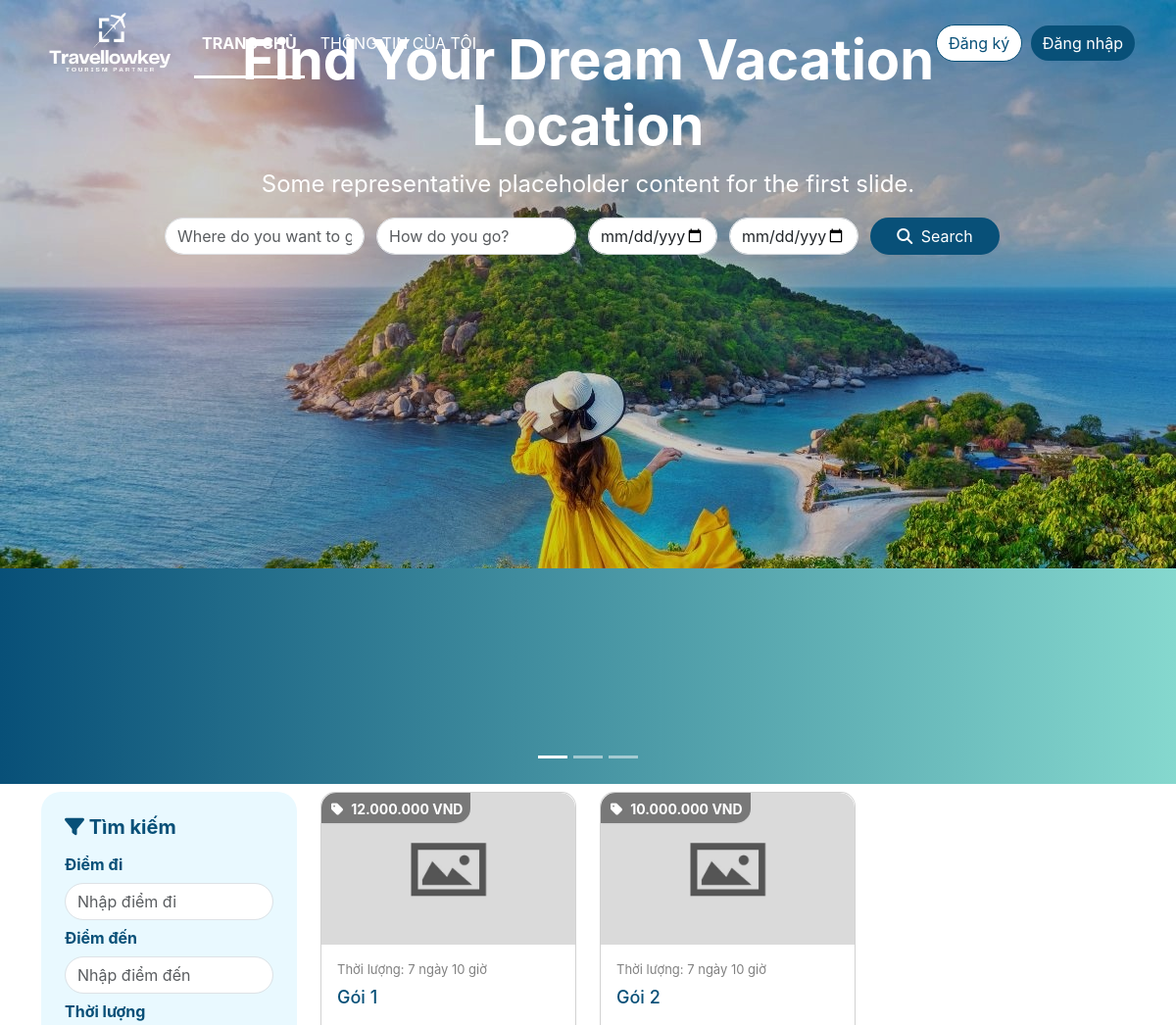
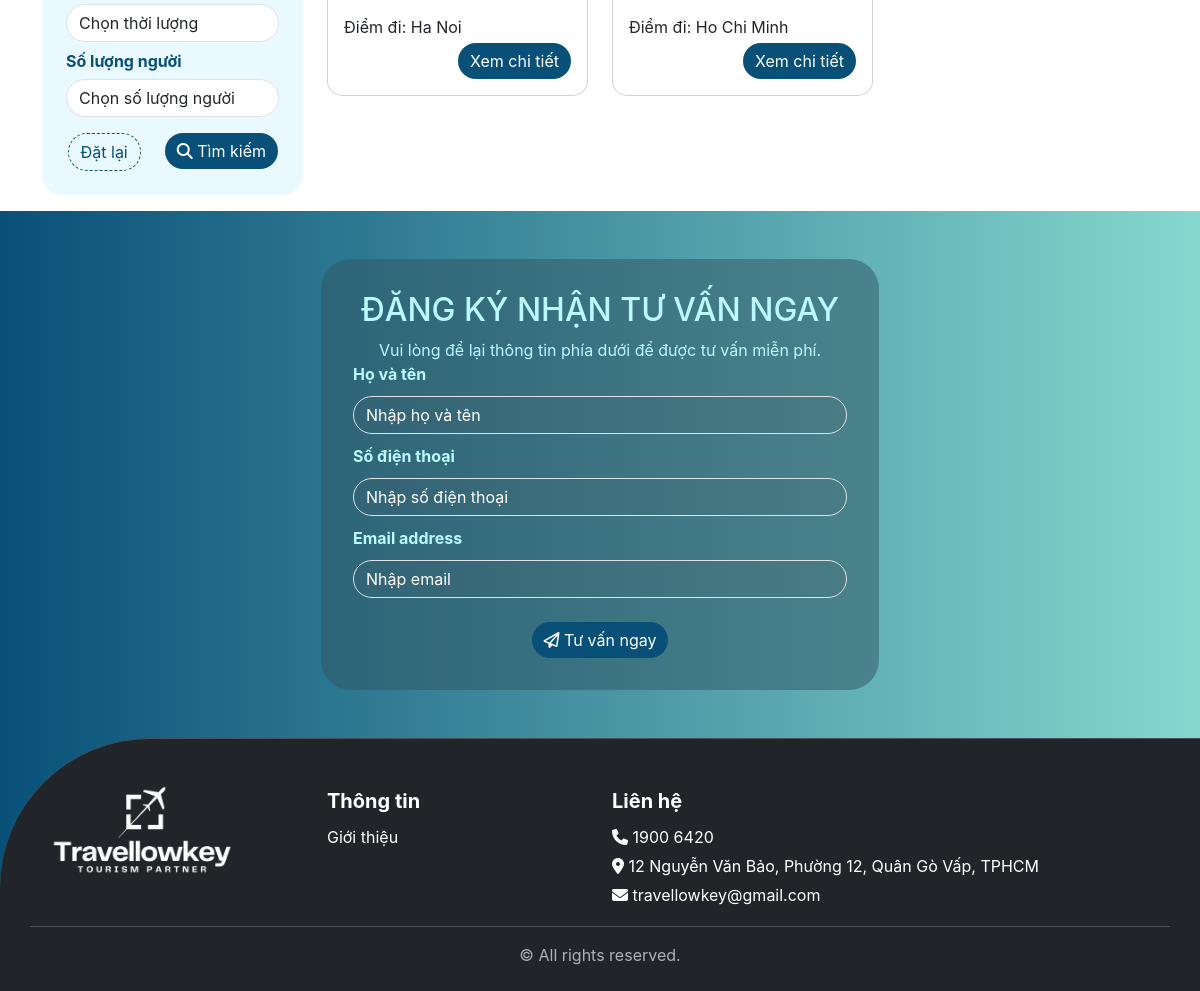
The page / on the database its author committed (2 pictures, top to bottom).
### tables this page shows
CREATE TABLE `tourpackage` (
  `tourPackageCode` int(11) NOT NULL AUTO_INCREMENT,
  `packageName` varchar(100) DEFAULT NULL,
  `startingPoint` varchar(100) DEFAULT NULL,
  `endPoint` varchar(100) DEFAULT NULL,
  `image` varchar(100) DEFAULT NULL,
  `description` varchar(500) DEFAULT NULL,
  PRIMARY KEY (`tourPackageCode`)
);

### models/tourPackage.php (called while the page is built, shortened)
<?php
include_once("clsKetNoi.php");
class modelTourPackage
{
    private $conn;
    function __construct()
    {
        $p = new clsKetNoi();
        $this->conn = $p->ketNoiDB();
    }
    public function selectTourPackagesWithTours($startingPoint = '', $destination = '', $duration = '', $numberOfPeople = '')
    {
        if ($this->conn) {
            $query = "
            SELECT tp.tourPackageCode, tp.packageName, tp.startingPoint, tp.image,
                   MIN(t.startDate) AS minStartDate, MAX(t.endDate) AS maxEndDate,
                   SUM(t.price) AS totalPrice
            FROM tourpackage tp
            LEFT JOIN tour t ON tp.tourPackageCode = t.tourPackageCode
            WHERE 1=1
        ";
            $query .= " GROUP BY tp.tourPackageCode, tp.packageName, tp.startingPoint, tp.image";
            $result = $this->conn->query($query);
            $tourPackages = [];
            while ($row = $result->fetch_assoc()) {
                $tourPackages[] = $row;
            }
            return $tourPackages;
        } else {
            return false;
        }
    }
}
?>

### models/clsKetNoi.php (called while the page is built, shortened)
<?php
class clsKetNoi {
    function ketNoiDB() {
        $this->conn = new mysqli("localhost", "root", "", "ptud");
        return $this->conn;
    }
}
?>

### modules/home/list_tour.php (the view)
<?php
$listPackageTour = new modelTourPackage();
$startingPoint = isset($_GET['startingPoint']) ? $_GET['startingPoint'] : '';
$destination = isset($_GET['destination']) ? $_GET['destination'] : '';
$duration = isset($_GET['duration']) ? $_GET['duration'] : '';
$numberOfPeople = isset($_GET['numberOfPeople']) ? $_GET['numberOfPeople'] : '';
$listTours = $listPackageTour->selectTourPackagesWithTours($startingPoint,$destination,$duration,$numberOfPeople);
?>
<section style="background: white" class="pb-3">
    <div class="container-lg">
        <div class="row">
            <div class="col-3">
                <?php include 'modules/home/filter.php'; ?>
            </div>
            <div class="col-9">
                <div class="row">
                    <?php
                    foreach ($listTours as $tour) {
                        $duration = $tour['maxEndDate'] ? (new DateTime($tour['maxEndDate']))->diff(new DateTime($tour['minStartDate']))->format('%d ngày %h giờ') : 'Chưa cập nhật';
                        ?>
                        <div class="col-4 mt-2">
                            <div class="card tour">
                                <div class="card-tour-img">
                                    <img src="<?php echo $tour['image'] ? '/Tour_management/modules/tour_package/' . $tour['image'] : '/Tour_management/asset/images/default-thumbnail.jpg'; ?>" alt="<?php echo $tour['packageName'] ?>">
                                </div>
                                <div class="card-body">
                                    <p class="duration">Thời lượng: <?php echo $duration ?></p>
                                    <h5 class="card-title" title="<?php echo $tour['packageName'] ?>"><?php echo $tour['packageName'] ?></h5>
                                    <p class="card-text">Điểm đi: <?php echo $tour['startingPoint'] ?></p>
                                    <p class="price">
                                        <i class="fa fa-tag me-2"></i>
                                        <?php
                                        echo number_format($tour['totalPrice'] ?? 0, 0, ',', '.') . ' VND';
                                        ?>
                                    </p>
                                    <div class="text-end">
                                        <a href="modules/home/tour_detail.php?code=<?php echo $tour['tourPackageCode']; ?>" class="btn btn-primary btn-detail">Xem chi tiết</a>
                                    </div>
                                </div>
                            </div>
                        </div>
                        <?php
                    }
                    ?>
                </div>
            </div>
        </div>
    </div>
</section>

### asset/css/docs.css (style rules this page uses)
:root { --bs-breakpoint-xs: 0;--bs-breakpoint-sm: 576px;--bs-breakpoint-md: 768px;--bs-breakpoint-lg: 992px;--bs-breakpoint-xl: 1200px;--bs-breakpoint-xxl: 1400px }
:root,[data-bs-theme="light"] { --bd-purple: #4c0bce;--bd-violet: #712cf9;--bd-accent: #ffe484;--bd-violet-rgb: 112.520718,44.062154,249.437846;--bd-accent-rgb: 255,228,132;--bd-pink-rgb: 214,51,132;--bd-teal-rgb: 32,201,151;--bd-violet-bg: var(--bd-violet);--bd-toc-color: var(--bd-violet);--bd-sidebar-link-bg: rgba(var(--bd-violet-rgb), .1);--bd-callout-link: 10,88,202;--bd-callout-code-color: #ab296a;--bd-pre-bg: var(--bs-tertiary-bg) }
:root { --docsearch-primary-color: var(--bd-violet);--docsearch-logo-color: var(--bd-violet) }
:root,[data-bs-theme="light"] { --base02: #c8c8fa;--base03: #565c64;--base04: #666;--base05: #333;--base06: #fff;--base07: #13795b;--base08: #c6303e;--base09: #087990;--base0A: #6f42c1;--base0B: #084298;--base0C: #084298;--base0D: #6f42c1;--base0E: #ab296a;--base0F: #333 }

### asset/css/all.css (style rules this page uses)
:root { --primarycolor: #0a76d8; --primarycolorhover: #006dd3; --btnice: #d8ebfa; --btnnicetext: #1b62b3; --color-primary: rgba(8, 80, 120, 1); --color-link: rgb(0, 121, 142); --color-link-hover: rgb(0, 148, 176); --background-light: #e9f9ff; }
body { margin: 0 !important; padding: 0 !important; border-spacing: 0; font-family: "Inter", sans-serif; background: linear-gradient(90deg, rgba(8,80,120,1) 0%, rgba(133,216,206,1) 100%) }
a { text-decoration: none !important; color: var(--color-link) !important; }

### asset/css/boostrap_custome.css (style rules this page uses)
.btn-primary { background: rgba(8,80,120,1) !important; color: white !important; border: none !important; }
.card { cursor: pointer !important; border-radius: 15px !important; }
.card .card-title { display: -webkit-box; text-overflow: ellipsis; -webkit-line-clamp: 2; -webkit-box-orient: vertical; overflow: hidden !important; min-height: 3.6rem; font-weight: 500 !important; font-size: 18px; line-height: 1.8rem; color: var(--color-primary) !important; }
.card p { margin-bottom: .25rem !important; }
.btn, .form-control { border-radius: 30px !important; }

### asset/css/style.css (style rules this page uses)
.card .card-tour-img { position: relative; padding-top: 60%; overflow: hidden; border-radius: 15px 15px 0 0; }
.card .card-tour-img img { transition: all 0.5s; object-fit: cover; position: absolute; top: 0; left: 0; width: 100%; height: 100%; border-radius: 15px 15px 0 0; }
.card .duration { font-size: 13px; color: gray; }
.card.tour .card-title { margin-bottom: 0 !important; }
.card.tour .price { position: absolute; top: 0; left: 0; z-index: 1; display: flex; padding: 6px 8px 4px 10px; border-top-left-radius: 15px; border-bottom-right-radius: 15px; box-shadow: 0 2px 2px -1px rgba(16, 24, 40, .05); width: max-content !important; font-size: 14px !important; background-color: rgba(0, 0, 0, 0.45); color: white; font-weight: bold; align-items: center; }

### rows shown on the page
tourpackage: duration "7 ngày 10 giờ", packageName "Gói 1", startingPoint "Ha Noi", totalPrice "12.000.000"
tourpackage: duration "7 ngày 10 giờ", packageName "Gói 2", startingPoint "Ho Chi Minh", totalPrice "10.000.000"
